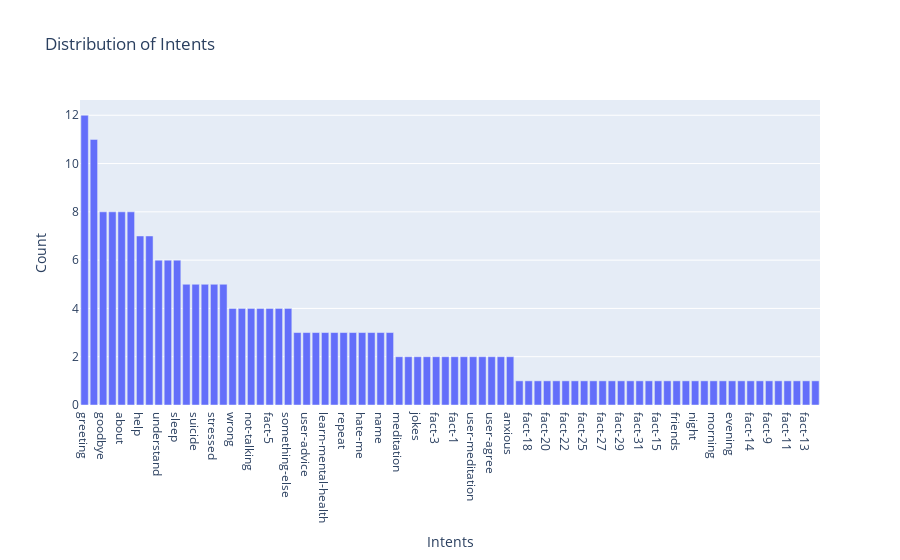

This figure's notebook cell:
### Code cell
import plotly.graph_objects as go

intent_counts = df['tag'].value_counts()
fig = go.Figure(data=[go.Bar(x=intent_counts.index, y=intent_counts.values)])
fig.update_layout(title='Distribution of Intents', xaxis_title='Intents', yaxis_title='Count')
fig.show()

### Figure 1 — Plotly figure (JSON) as saved in the notebook; plotly's stock layout.template omitted (floating-point values rounded to 4 significant figures)
{"data": [{"type": "bar", "x": ["greeting", "casual", "goodbye", "default", "about", "sad", "help", "happy", "understand", "death", "sleep", "thanks", "suicide", "done", "stressed", "worthless", "wrong", "scared", "not-talking", "depressed", "fact-5", "stupid", "something-else", "fact-7", "user-advice", "location", "learn-mental-health", "learn-more", "repeat", "no-approach", "hate-me", "hate-you", "name", "creation", "meditation", "fact-26", "jokes", "fact-6", "fact-3", "fact-2", "fact-1", "mental-health-fact", "user-meditation", "fact-32", "user-agree", "problem", "anxious", "fact-24", "fact-18", "fact-19", "fact-20", "fact-21", "fact-22", "fact-23", "fact-25", "fact-16", "fact-27", "fact-28", "fact-29", "fact-30", "fact-31", "fact-17", "fact-15", "pandora-useful", "friends", "no-response", "night", "neutral-response", "morning", "ask", "evening", "afternoon", "fact-14", "skill", "fact-9", "fact-10", "fact-11", "fact-12", "fact-13", "fact-8"], "y": [12, 11, 8, 8, 8, 8, 7, 7, 6, 6, 6, 5, 5, 5, 5, 5, 4, 4, 4, 4, 4, 4, 4, 3, 3, 3, 3, 3, 3, 3, 3, 3, 3, 3, 2, 2, 2, 2, 2, 2, 2, 2, 2, 2, 2, 2, 2, 1, 1, 1, 1, 1, 1, 1, 1, 1, 1, 1, 1, 1, 1, 1, 1, 1, 1, 1, 1, 1, 1, 1, 1, 1, 1, 1, 1, 1, 1, 1, 1, 1]}], "layout": {"title": {"text": "Distribution of Intents"}, "xaxis": {"title": {"text": "Intents"}}, "yaxis": {"title": {"text": "Count"}}}}
